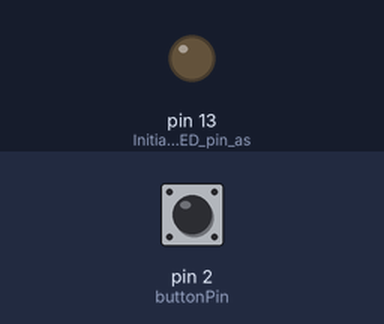
The sketch below on a simulated Arduino Uno, built with avr-gcc and run on an emulated ATmega328P. Shown: output pins drawn as LEDs (lit = HIGH). Dashed ring = blinking. Inputs (shaded band) come from the test bench; at power-on: pin 2 (buttonPin) LOW. What the sketch prints to the serial monitor is not drawn.

Above: at 1.2 s.
1.3 s: pin 2 (buttonPin) pulled HIGH for 0.15 s
At 1.37 s:
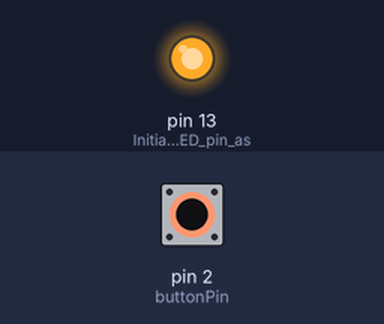
2.9 s: pin 2 (buttonPin) pulled HIGH for 1 s
At 4.6 s:
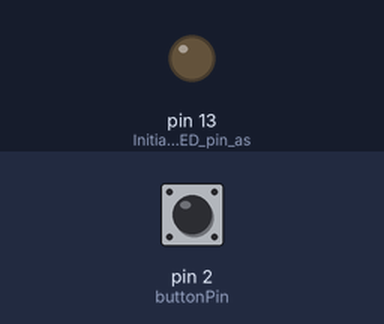
5.4 s: pin 2 (buttonPin) pulled HIGH for 3.2 s
At 5.8 s:
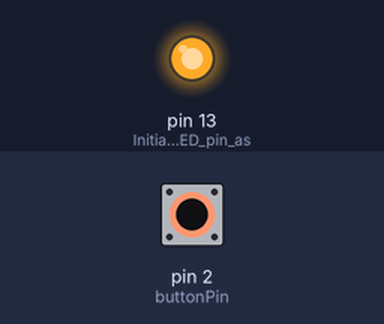
10.1 s: pin 2 (buttonPin) pulsed HIGH 5 times (0.12 s each, 0.3 s apart)
At 10.46 s:
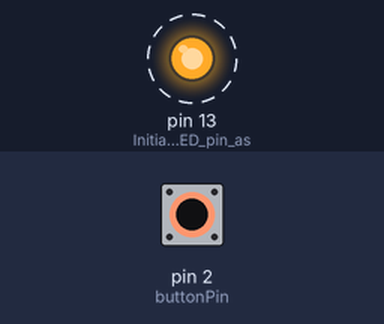
13.1 s: pin 2 (buttonPin) pulsed HIGH 5 times (0.12 s each, 0.3 s apart)
At 15.7 s:
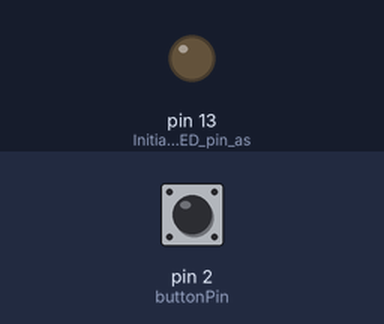
Timing chart, 0 to 17.1 s (numbered marks = the images above; inputs shaded):
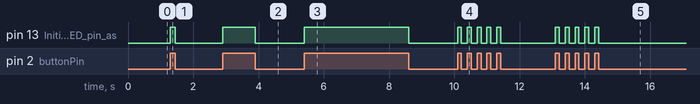

Measured:
- after the input at 1.3 s, pin 13 (Initialize_the_LED_pin_as): LOW → HIGH at once, → LOW 0.15 s later
- after the input at 2.9 s, pin 13 (Initialize_the_LED_pin_as): LOW → HIGH at once, → LOW 1.0 s later
- after the input at 5.4 s, pin 13 (Initialize_the_LED_pin_as): LOW → HIGH at once, → LOW 3.2 s later
- after the input at 10.1 s, pin 13 (Initialize_the_LED_pin_as): alternates HIGH for 0.12 s and LOW for 0.18 s, 10 changes in all, then stays LOW, starting at once
- after the input at 13.1 s, pin 13 (Initialize_the_LED_pin_as): alternates HIGH for 0.12 s and LOW for 0.18 s, 10 changes in all, then stays LOW, starting at once

The sketch:

Button_and_LED.ino
```cpp
/*
	Project 2.1 Button & LED

	Turns on and off an LED when pressing a push button.
*/

// Constants won't change, they're used here to set pin numbers
const int buttonPin = 2; // The number of the push button pin

// Variable will change
bool isLEDHigh = false;

void setup() {
	pinMode(LED_BUILTIN, OUTPUT); // Initialize the LED pin as an output
	pinMode(buttonPin, INPUT); // Initialize the push button pin as an input
	Serial.begin(9600); // Initialize serial communication
}

void loop() {
	int buttonState = digitalRead(buttonPin); // Read the state of the push button value

	// Check if the push button is pressed, if it is, the buttonState is HIGH
	if (buttonState == HIGH) {
		if (!isLEDHigh) {
			digitalWrite(LED_BUILTIN, HIGH); // Turn LED on
			Serial.write("on"); // Write binary data to the serial port
			isLEDHigh = !isLEDHigh;
		}
	}
	else {
		if (isLEDHigh) {
			digitalWrite(LED_BUILTIN, LOW); // Turn LED off
			Serial.write("off"); // Write binary data to the serial port
			isLEDHigh = !isLEDHigh;
		}
	}
}
```
